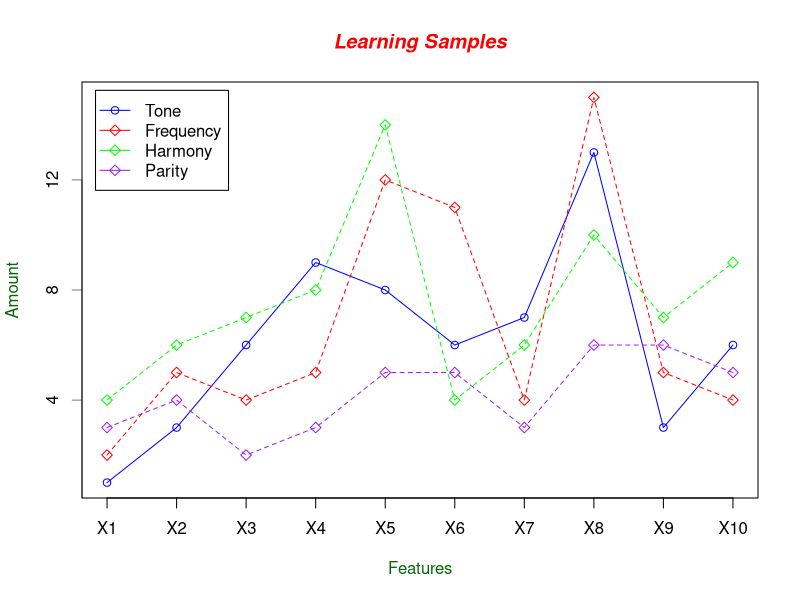

Recreate this plot in R.
# Define the data manually
sound_data <- data.frame(
    Features = paste0("X", 1:10),
    Tone = c(1, 3, 6, 9, 8, 6, 7, 13, 3, 6),
    Frequency = c(2, 5, 4, 5, 12, 11, 4, 15, 5, 4),
    Harmony = c(4, 6, 7, 8, 14, 4, 6, 10, 7, 9),
    Parity = c(3, 4, 2, 3, 5, 5, 3, 6, 6, 5)
)

# Plot the graph
plot(sound_data$Tone,
    type = "o", col = "blue",
    main = "Learning Samples", col.main = "red", font.main = 4, # Title
    xlab = "Features", # X-axis
    ylab = "Amount", col.lab = "#076707", # Y-axis
    xaxt = "n",
    yaxt = "n",
    ylim = c(1, 15), pch = 1,
)

lines(sound_data$Frequency, lty = 2, type = "o", col = "red", pch = 5)
lines(sound_data$Harmony, lty = 2, type = "o", col = "green", pch = 5)
lines(sound_data$Parity, lty = 2, type = "o", col = "purple", pch = 5)

# Customize x-axis and y-axis labels
axis(1, at = 1:10, labels = sound_data$Features)
# Sets Y-axis from 1 to 12 with spacing of 4 units
axis(2, at = c(0, 4, 8, 12), lwd = 0.5)

# Add a legend
legend("topleft",
    inset = c(0.02, 0.02), # Moves legend slightly to the right
    legend = c("Tone", "Frequency", "Harmony", "Parity"),
    col = c("blue", "red", "green", "purple"),
    lty = 1, pch = c(1, 5, 5, 5)
)
